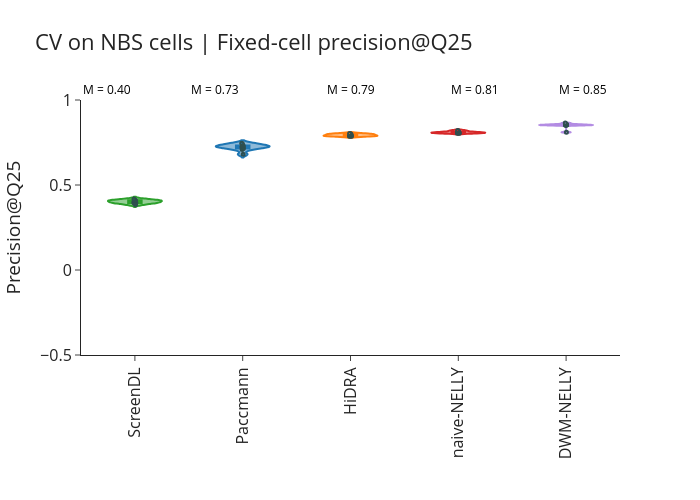

The code cell stored with this chart in its notebook:
### Code cell
# _, p = wilcoxon(per_cell_pcc_cv.T["CPV"], screendl_nbs_cell_fixed_cell.T["ScreenDL"], alternative="greater")

palette = {
    "Paccmann": "#1F77B4",       # blue
    "HiDRA": "#FF7F0E",  # orange
    "ScreenDL": "#2CA02C",     # green
    "naive-NELLY": "#D62728",   # red
    "DWM-NELLY" : "#b38ce3"
}

fig = px.violin(metrics_fixed_cell,
                x="Method",
                y="MPrecision",
                color="Method",
                color_discrete_map=palette,
                height=500,
                width=700,
                template="simple_white",
                box=True,
                points="all",
                labels={"Method": "",
                        "MPrecision": "Precision@Q25"
                       },
                title= "CV on NBS cells | Fixed-cell precision@Q25"
                
                
         )



fig.add_annotation(
    x=0,  # Adjust if you have multiple violins (e.g., grouped by drug)
    y=1,
    text=f"M = {screendl_fixed_cell.median(1).item():.2f}",
    xref="paper", yref="paper",
    showarrow=False,
    yanchor='bottom',
    font=dict(color="black", size=12)
)

fig.add_annotation(
    x=0.2,  # Adjust if you have multiple violins (e.g., grouped by drug)
    y=1,
    text=f"M = {paccmann_fixed_cell.median(1).item():.2f}",
    xref="paper", yref="paper",
    showarrow=False,
    yanchor='bottom',
    font=dict(color="black", size=12)
)

fig.add_annotation(
    x=0.5,  # Adjust if you have multiple violins (e.g., grouped by drug)
    y=1,
    text=f"M = {hidra_fixed_cell.median(1).item():.2f}",
    xref="paper", yref="paper",
    showarrow=False,
    yanchor='bottom',
    font=dict(color="black", size=12)
)

fig.add_annotation(
    x=0.78,  # Adjust if you have multiple violins (e.g., grouped by drug)
    y=1,
    text=f"M = {naive_NELLY_fixed_cell.median(1).item():.2f}",
    xref="paper", yref="paper",
    showarrow=False,
    yanchor='bottom',
    font=dict(color="black", size=12)
)


fig.add_annotation(
    x=0.98,  # Adjust if you have multiple violins (e.g., grouped by drug)
    y=1,
    text=f"M = {dwm_NELLY_fixed_cell.median(1).item():.2f}",
    xref="paper", yref="paper",
    showarrow=False,
    yanchor='bottom',
    font=dict(color="black", size=12)
)

fig.update_traces(
    marker=dict(
        size=3,
        line=dict(width=2, color="DarkSlateGrey")
    )
)

fig.update_traces(
    jitter=0.05,
     pointpos=0,
    width=0.5
)

fig.update_layout(font=dict(size=16), showlegend=False)
fig.update_yaxes(range=[-0.5, 1])
fig.update_xaxes(tickangle=-90)
fig

### Figure 1 — Plotly figure (JSON) as saved in the notebook; plotly's stock layout.template omitted (floating-point values rounded to 4 significant figures)
{"data": [{"alignmentgroup": "True", "box": {"visible": true}, "hovertemplate": "=%{x}<br>Precision@Q25=%{y}<extra></extra>", "jitter": 0.05, "legendgroup": "ScreenDL", "marker": {"color": "#2CA02C", "line": {"color": "DarkSlateGrey", "width": 2}, "size": 3}, "name": "ScreenDL", "offsetgroup": "ScreenDL", "orientation": "v", "pointpos": 0, "points": "all", "scalegroup": "True", "showlegend": true, "type": "violin", "width": 0.5, "x": ["ScreenDL", "ScreenDL", "ScreenDL", "ScreenDL", "ScreenDL", "ScreenDL", "ScreenDL", "ScreenDL", "ScreenDL", "ScreenDL"], "x0": " ", "xaxis": "x", "y": [0.3846, 0.3984, 0.4, 0.4062, 0.3936, 0.3936, 0.4105, 0.4086, 0.4175, 0.4111], "y0": " ", "yaxis": "y"}, {"alignmentgroup": "True", "box": {"visible": true}, "hovertemplate": "=%{x}<br>Precision@Q25=%{y}<extra></extra>", "jitter": 0.05, "legendgroup": "Paccmann", "marker": {"color": "#1F77B4", "line": {"color": "DarkSlateGrey", "width": 2}, "size": 3}, "name": "Paccmann", "offsetgroup": "Paccmann", "orientation": "v", "pointpos": 0, "points": "all", "scalegroup": "True", "showlegend": true, "type": "violin", "width": 0.5, "x": ["Paccmann", "Paccmann", "Paccmann", "Paccmann", "Paccmann", "Paccmann", "Paccmann", "Paccmann", "Paccmann", "Paccmann"], "x0": " ", "xaxis": "x", "y": [0.7429, 0.7292, 0.7451, 0.7263, 0.6804, 0.7327, 0.7234, 0.7143, 0.7083, 0.7262], "y0": " ", "yaxis": "y"}, {"alignmentgroup": "True", "box": {"visible": true}, "hovertemplate": "=%{x}<br>Precision@Q25=%{y}<extra></extra>", "jitter": 0.05, "legendgroup": "HiDRA", "marker": {"color": "#FF7F0E", "line": {"color": "DarkSlateGrey", "width": 2}, "size": 3}, "name": "HiDRA", "offsetgroup": "HiDRA", "orientation": "v", "pointpos": 0, "points": "all", "scalegroup": "True", "showlegend": true, "type": "violin", "width": 0.5, "x": ["HiDRA", "HiDRA", "HiDRA", "HiDRA", "HiDRA", "HiDRA", "HiDRA", "HiDRA", "HiDRA", "HiDRA"], "x0": " ", "xaxis": "x", "y": [0.803, 0.7937, 0.7889, 0.7976, 0.802, 0.7869, 0.8, 0.7872, 0.7941, 0.7885], "y0": " ", "yaxis": "y"}, {"alignmentgroup": "True", "box": {"visible": true}, "hovertemplate": "=%{x}<br>Precision@Q25=%{y}<extra></extra>", "jitter": 0.05, "legendgroup": "naive-NELLY", "marker": {"color": "#D62728", "line": {"color": "DarkSlateGrey", "width": 2}, "size": 3}, "name": "naive-NELLY", "offsetgroup": "naive-NELLY", "orientation": "v", "pointpos": 0, "points": "all", "scalegroup": "True", "showlegend": true, "type": "violin", "width": 0.5, "x": ["naive-NELLY", "naive-NELLY", "naive-NELLY", "naive-NELLY", "naive-NELLY", "naive-NELLY", "naive-NELLY", "naive-NELLY", "naive-NELLY", "naive-NELLY"], "x0": " ", "xaxis": "x", "y": [0.8187, 0.8077, 0.8052, 0.81, 0.8211, 0.8046, 0.8125, 0.8046, 0.8077, 0.8105], "y0": " ", "yaxis": "y"}, {"alignmentgroup": "True", "box": {"visible": true}, "hovertemplate": "=%{x}<br>Precision@Q25=%{y}<extra></extra>", "jitter": 0.05, "legendgroup": "DWM-NELLY", "marker": {"color": "#b38ce3", "line": {"color": "DarkSlateGrey", "width": 2}, "size": 3}, "name": "DWM-NELLY", "offsetgroup": "DWM-NELLY", "orientation": "v", "pointpos": 0, "points": "all", "scalegroup": "True", "showlegend": true, "type": "violin", "width": 0.5, "x": ["DWM-NELLY", "DWM-NELLY", "DWM-NELLY", "DWM-NELLY", "DWM-NELLY", "DWM-NELLY", "DWM-NELLY", "DWM-NELLY", "DWM-NELLY", "DWM-NELLY"], "x0": " ", "xaxis": "x", "y": [0.8641, 0.8526, 0.8526, 0.8571, 0.8511, 0.8542, 0.8571, 0.8526, 0.8526, 0.8105], "y0": " ", "yaxis": "y"}], "layout": {"annotations": [{"font": {"color": "black", "size": 12}, "showarrow": false, "text": "M = 0.40", "x": 0, "xref": "paper", "y": 1, "yanchor": "bottom", "yref": "paper"}, {"font": {"color": "black", "size": 12}, "showarrow": false, "text": "M = 0.73", "x": 0.2, "xref": "paper", "y": 1, "yanchor": "bottom", "yref": "paper"}, {"font": {"color": "black", "size": 12}, "showarrow": false, "text": "M = 0.79", "x": 0.5, "xref": "paper", "y": 1, "yanchor": "bottom", "yref": "paper"}, {"font": {"color": "black", "size": 12}, "showarrow": false, "text": "M = 0.81", "x": 0.78, "xref": "paper", "y": 1, "yanchor": "bottom", "yref": "paper"}, {"font": {"color": "black", "size": 12}, "showarrow": false, "text": "M = 0.85", "x": 0.98, "xref": "paper", "y": 1, "yanchor": "bottom", "yref": "paper"}], "font": {"size": 16}, "height": 500, "legend": {"title": {"text": ""}, "tracegroupgap": 0}, "showlegend": false, "title": {"text": "CV on NBS cells | Fixed-cell precision@Q25"}, "violinmode": "overlay", "width": 700, "xaxis": {"anchor": "y", "autorange": true, "categoryarray": ["ScreenDL", "Paccmann", "HiDRA", "naive-NELLY", "DWM-NELLY"], "categoryorder": "array", "domain": [0, 1], "range": [-0.5, 4.5], "tickangle": -90, "title": {"text": ""}, "type": "category"}, "yaxis": {"anchor": "x", "domain": [0, 1], "range": [-0.5, 1], "title": {"text": "Precision@Q25"}, "type": "linear"}}}
